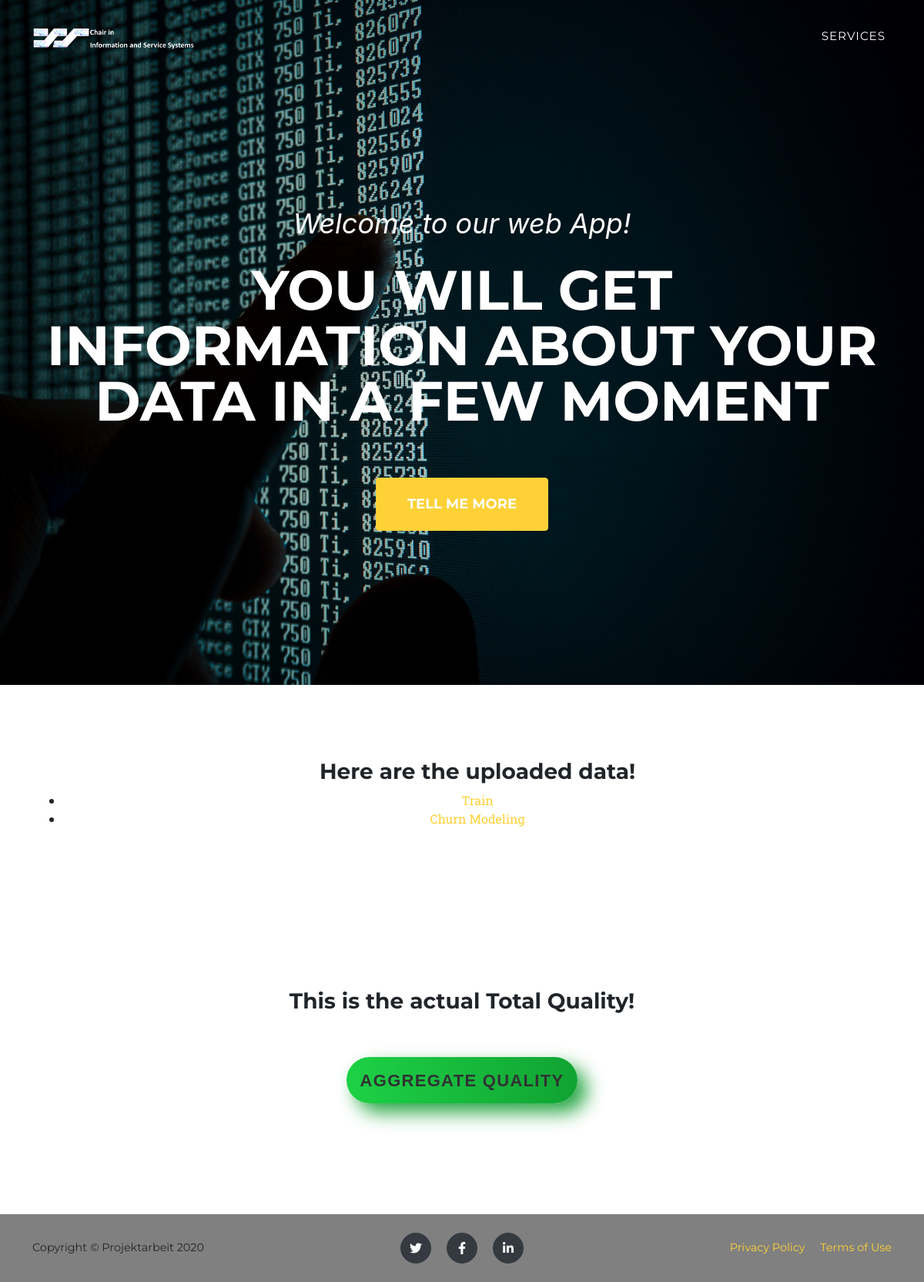
The page /datein/ on the database as committed earlier.
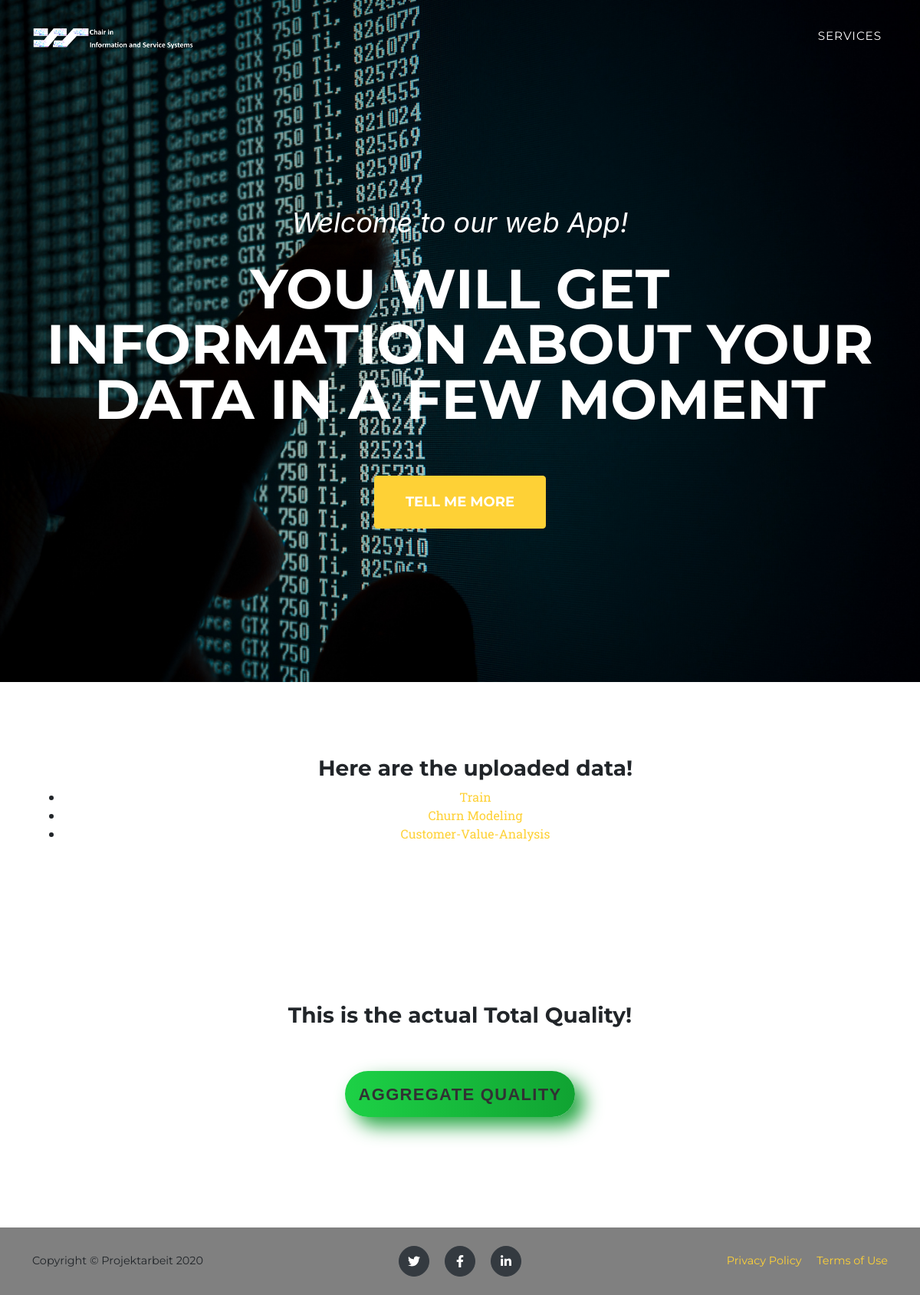
The same page on the database as committed later.
### datein/models.py (models this page shows, shortened)
class Dataset(models.Model):
    name = models.TextField(null=False)
    file_name = models.CharField(max_length=255)
    information = models.TextField(null=False)

### datein/views.py (the view)
# urls.py: path('', views.index, name='index'),
def index(request):
    data = Dataset.objects.all().values()
    result = []
    for data_object in data:
        for key, val in data_object.items():
            try:
                data_object[key] = json.loads(val)
            except Exception:
                continue
        result.append(data_object)
    context = dict(data=result)
    return render(request, 'datein/index.html', context)

### datein/templates/datein/index.html (shortened to what this page needs)
<!DOCTYPE html>
<html lang="en">
    <head>
        {% load static %}
        <link href="{% static 'Boostrap/css/styles.css' %}" rel="stylesheet">
        <link href= "{%static 'css/base.css'%}" rel= "stylesheet">
    </head>
    <body id="page-top">
        <nav class="navbar navbar-expand-lg navbar-dark fixed-top" id="mainNav">
            <div class="container">
                <a class="navbar-brand js-scroll-trigger" href= "  "><img src="{% static 'Boostrap/assets/img/ISS_datasciense2-removebg.png' %}"  alt="" /></a>
               <div class="collapse navbar-collapse" id="navbarResponsive">
                    <ul class="navbar-nav text-uppercase ml-auto">
                        <li class="nav-item"><a class="nav-link js-scroll-trigger" href="#services">Services</a></li>
                    </ul>
                </div>
            </div>
        </nav>
        <header class="masthead">
            <div class="container">
                <div class="masthead-subheading">Welcome to our web App!</div>
                <div class="masthead-heading text-uppercase"> you will get information about your Data in a few moment </div>
                <a class="btn btn-primary btn-xl text-uppercase js-scroll-trigger" href="#services">Tell Me More</a>
            </div>
        </header>
        <section class="page-section" id="services">
            <div class="container">
                <div class="text-center">
                   <div id=" inf_bag1">
                    <ul>
                        <h3>Here are the uploaded data! </h3>
                    {% for d in data %}
                       <li><a href="detail/{{d.id}}">{{d.name}}</a></li>
                    {% endfor %}
                    </ul>
                   </div>
                </div>
            </div>
        </section>
        <section class="page-section" id="Aggregate">
            <div class="container">
                <div class="text-center">
                    <div id="inf_bag2">
                        <h3>This is the actual Total Quality! </h3>
                        <button class="BigButton" onclick="quality(full_data)">Aggregate Quality</button></br>
                    </div>
                </div>
            </div>
        </section>
        <footer class="footer py-4">
            <div class="container">
                <div class="row align-items-center">
                    <div class="col-lg-4 text-lg-left">Copyright © Projektarbeit 2020</div>
                    <div class="col-lg-4 my-3 my-lg-0">
                        <a class="btn btn-dark btn-social mx-2" href="#!"><i class="fab fa-twitter"></i></a>
                        <a class="btn btn-dark btn-social mx-2" href="#!"><i class="fab fa-facebook-f"></i></a>
                        <a class="btn btn-dark btn-social mx-2" href="#!"><i class="fab fa-linkedin-in"></i></a>
                    </div>
                    <div class="col-lg-4 text-lg-right">
                        <a class="mr-3" href="#!">Privacy Policy</a>
                        <a href="#!">Terms of Use</a>
                    </div>
                </div>
            </div>
        </footer>
    </body>
</html>

Rows that differ between the two databases and show on the page:
added Dataset: name "Customer-Value-Analysis"
